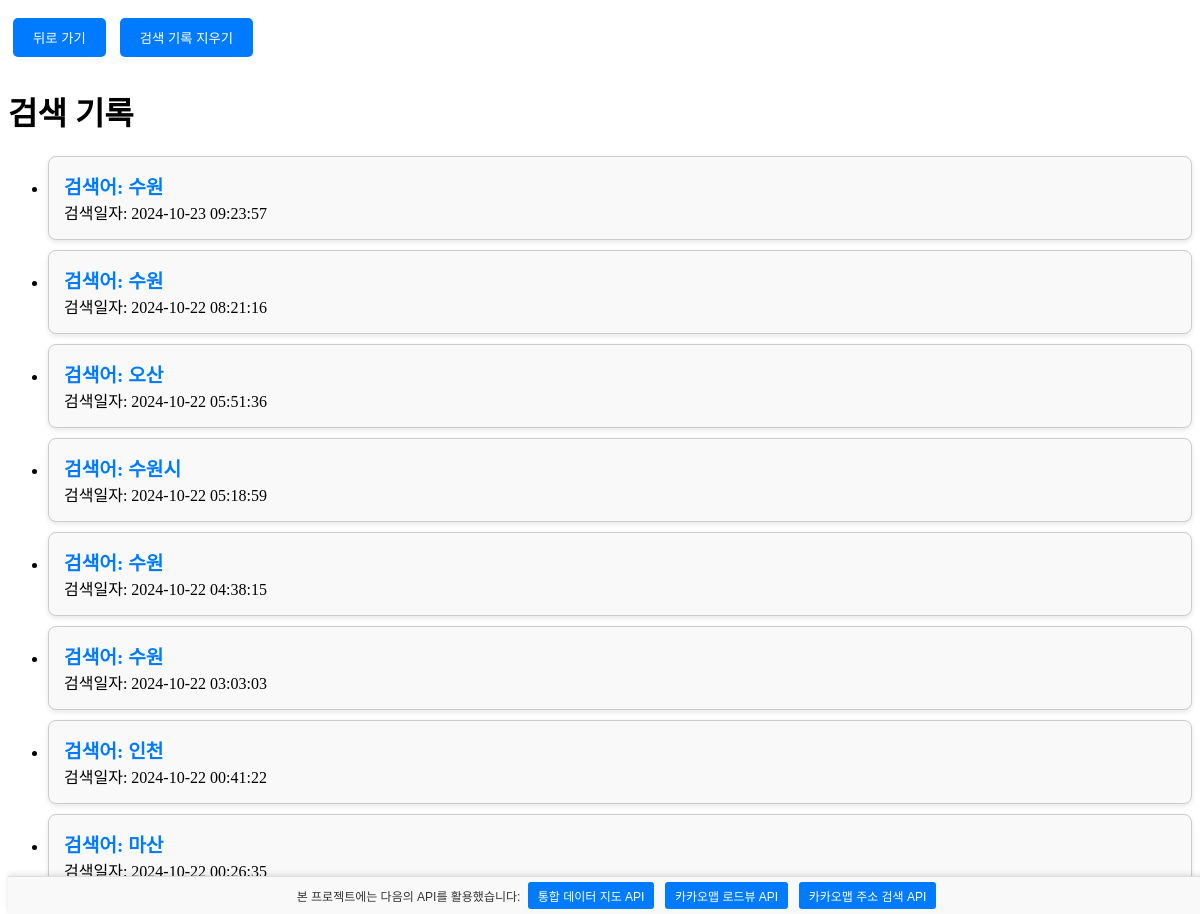
The app's page /search-history/ (signed in) with its own data.
### app/models.py (models this page shows, shortened)
class SearchHistory(models.Model):
    user = models.ForeignKey(User, on_delete=models.CASCADE, null=True, blank=True)
    search_query = models.CharField(max_length=255)
    search_results = models.TextField(default="")  # 검색 결과를 텍스트로 저장
    search_date = models.DateTimeField(auto_now_add=True)

### app/views.py (the view)
# urls.py: path('search-history/', views.search_history, name='search_history'),
def search_history(request):
    if request.user.is_authenticated:
        history = SearchHistory.objects.filter(user=request.user).order_by('-search_date')
        for record in history:
            pass
        return render(request, 'chatbot/search_history.html', {'history': history})
    else:
        return redirect('login')  # 로그인되지 않은 경우 로그인 페이지로 리다이렉트

### app/templates/chatbot/search_history.html (shortened to what this page needs)
{% block content %}
{% load static %}
<link rel="stylesheet" type="text/css" href="{% static 'chatbot/search_history.css' %}">
<link rel="stylesheet" type="text/css" href="{% static 'chatbot/api.css' %}">
<button class="button" onclick="window.history.back()">뒤로 가기</button>
<button class="button" onclick="clearSearchHistory()">검색 기록 지우기</button>
<h1>검색 기록</h1>
<ul>
    {% for record in history %}
        <li>
            <div class="job-card" onclick="toggleResults(this)">
                <div class="job-title">검색어: {{ record.search_query }}</div>
                <div>검색일자: {{ record.search_date|date:"Y-m-d H:i:s" }}</div>
            </div>
        </li>
    {% endfor %}
</ul>
<div class="api-banner">
    <p>본 프로젝트에는 다음의 API를 활용했습니다:</p>
    <a href="https://www.bigdata-map.kr/search/86750961" class="api-button" target="_blank">
        통합 데이터 지도 API
    </a>
    <a href="https://apis.map.kakao.com/web/sample/basicRoadview2/" class="api-button" target="_blank">
        카카오맵 로드뷰 API
    </a>
    <a href="https://developers.kakao.com/docs/latest/ko/local/dev-guide#search-by-address" class="api-button" target="_blank">
        카카오맵 주소 검색 API
    </a>
</div>
{% endblock %}

### app/static/chatbot/search_history.css (style rules this page uses)
.job-card { border: 1px solid #ccc; border-radius: 8px; padding: 15px; margin: 10px 0; background-color: #f9f9f9; box-shadow: 0 2px 5px rgba(0, 0, 0, 0.1); cursor: pointer; }
.job-title { font-weight: bold; color: #007bff; font-size: 1.2em; }
.button { padding: 10px 20px; margin: 10px 5px; border: none; border-radius: 5px; background-color: #007bff; color: white; cursor: pointer; }

### app/static/chatbot/api.css (style rules this page uses)
.api-banner { position: fixed; bottom: 0; width: 100%; background-color: #f9f9f9; padding: 5px 10px; border-top: 1px solid #ddd; text-align: center; font-family: Arial, sans-serif; box-shadow: 0 -2px 5px rgba(0, 0, 0, 0.1); z-index: 1000; }
.api-banner p { font-size: 12px; margin: 5px 0; display: inline-block; color: #333; }
.api-button { display: inline-block; padding: 5px 10px; margin: 0 3px; background-color: #007bff; color: #fff; border-radius: 3px; text-decoration: none; font-size: 12px; }

### records on screen
SearchHistory: search_query "수원", search_date "2024-10-23 09:23:57"
SearchHistory: search_query "수원", search_date "2024-10-22 08:21:16"
SearchHistory: search_query "오산", search_date "2024-10-22 05:51:36"
SearchHistory: search_query "수원시", search_date "2024-10-22 05:18:59"
SearchHistory: search_query "수원", search_date "2024-10-22 04:38:15"
SearchHistory: search_query "수원", search_date "2024-10-22 03:03:03"
SearchHistory: search_query "인천", search_date "2024-10-22 00:41:22"
SearchHistory: search_query "마산", search_date "2024-10-22 00:26:35"
